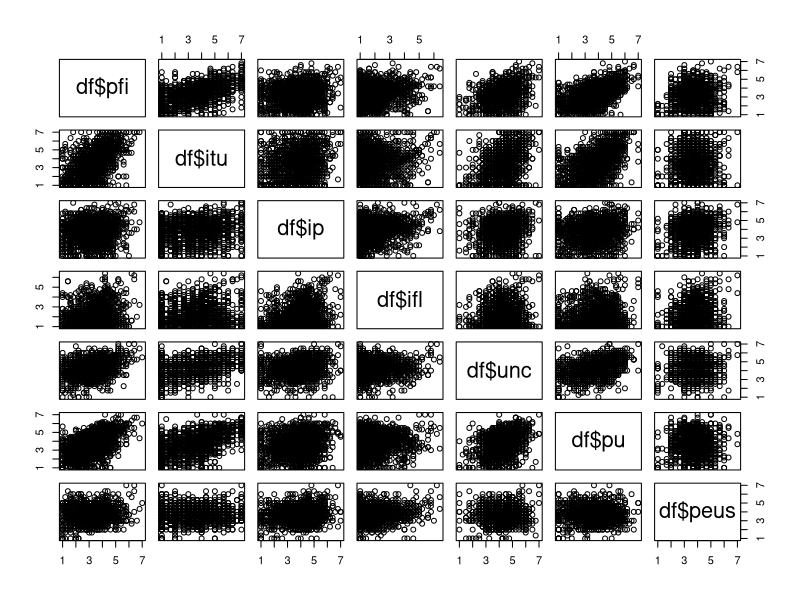
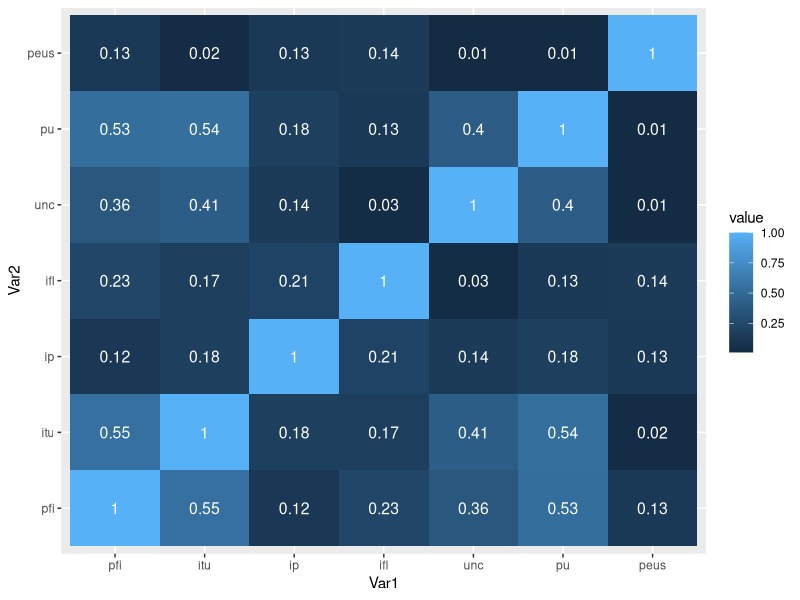
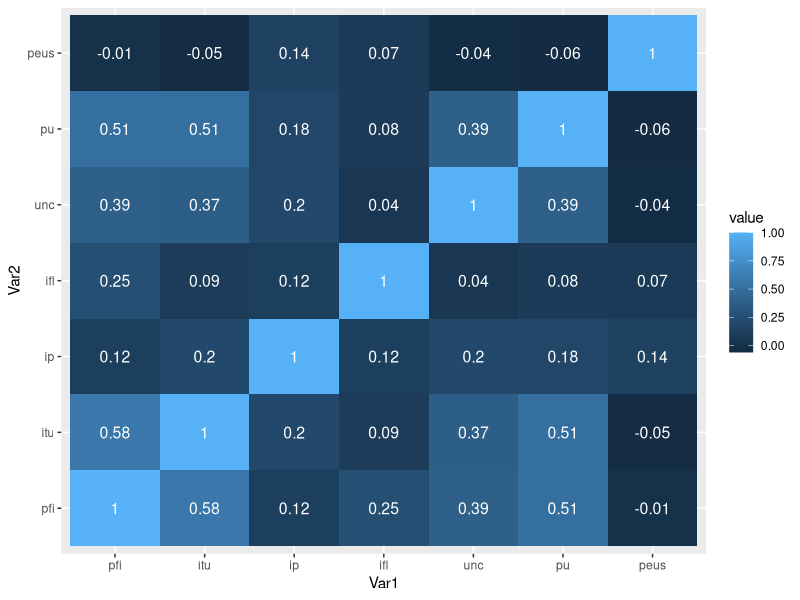
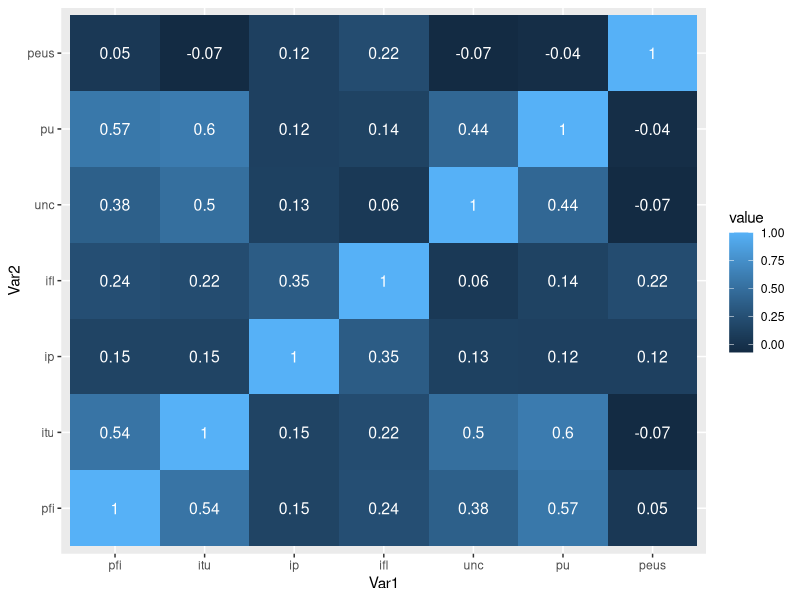
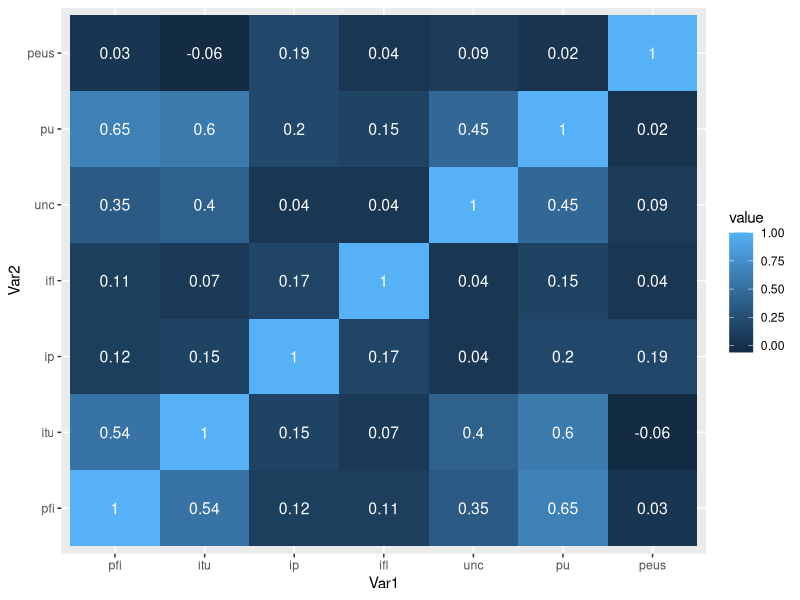
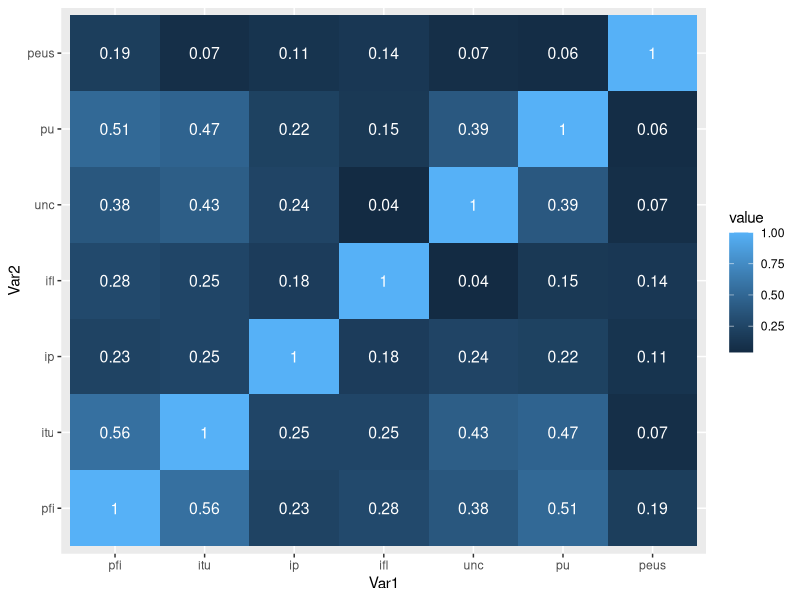

Write R code to recreate these figures, in order. (Note: this script raises an error after producing the figures.)
## ---- chunk 1
knitr::opts_chunk$set(echo = TRUE)
## ---- chunk 2
# write your code here
print("test")
df <- read.csv("mobilebanking.csv")
colnames(df)
## ---- chunk 3
pfi <- c("v3.3", "v3.4", "v3.5", "v3.6", "v3.7")
df$pfi <- rowMeans(df[, pfi])

itu <- c("v5.1", "v5.2", "v5.3")
df$itu <- rowMeans(df[, itu])

ip <- c("v6.1", "v6.2", "v6.3", "v6.4", "v6.5")
df$ip <- rowMeans(df[, ip])

ifl <- c("v6.6", "v6.7", "v6.8", "v6.9", "v6.10")
df$ifl <- rowMeans(df[, ifl])

unc <- c("v3.11", "v3.12", "v3.13", "v3.14")
df$unc <- rowMeans(df[, unc])

pu <- c("v3.1.1", "v3.1.2", "v3.1.3", "v3.1.4", "v3.1.5", "v3.1.6")
df$pu <- rowMeans(df[, pu])

peus <- c("v3.8", "v3.9", "v3.10")
df$peus <- rowMeans(df[, peus])


## ---- chunk 4
pairs(~ df$pfi + df$itu + df$ip + df$ifl + df$unc + df$pu + df$peus)
## ---- chunk 5
# use = "pairwise.complete.obs"
colnames(df)
columns<- colnames(df)[159:165]
cormat<-cor(df[,columns], use="pairwise.complete.obs")



# then use melt() from the package reshape2
# to create a dataframe, where all correlations are in the last column
library(reshape2)
library(ggplot2)
melted_cormat <- melt(round(cormat,2), na.rm = TRUE)
ggplot(data = melted_cormat, aes(x=Var1, y=Var2, fill=value)) + 
  geom_tile()+
  geom_text(aes(Var2, Var1, label = value), color = "white", size = 4)

## ---- chunk 6
# First create a correlation matrix per country for only the variables you're interested in
cormat1 <- cor(df[df$country == 1, 159:165], use="pairwise.complete.obs")
cormat2 <- cor(df[df$country == 2, 159:165], use="pairwise.complete.obs")
cormat3 <- cor(df[df$country == 3, 159:165], use="pairwise.complete.obs")
cormat4 <- cor(df[df$country == 4, 159:165], use="pairwise.complete.obs")

melted_cormat <- melt(round(cormat1,2), na.rm = TRUE)
ggplot(data = melted_cormat, aes(x=Var1, y=Var2, fill=value)) + 
  geom_tile()+
  geom_text(aes(Var2, Var1, label = value), color = "white", size = 4)

melted_cormat <- melt(round(cormat2,2), na.rm = TRUE)
ggplot(data = melted_cormat, aes(x=Var1, y=Var2, fill=value)) + 
  geom_tile()+
  geom_text(aes(Var2, Var1, label = value), color = "white", size = 4)

melted_cormat <- melt(round(cormat3,2), na.rm = TRUE)
ggplot(data = melted_cormat, aes(x=Var1, y=Var2, fill=value)) + 
  geom_tile()+
  geom_text(aes(Var2, Var1, label = value), color = "white", size = 4)

melted_cormat <- melt(round(cormat4,2), na.rm = TRUE)
ggplot(data = melted_cormat, aes(x=Var1, y=Var2, fill=value)) + 
  geom_tile()+
  geom_text(aes(Var2, Var1, label = value), color = "white", size = 4)




# melt the correlation matrix into a dataframe
# create an extra column to the melted correlation matrix indicating the country
# use `cbind` to add this country column to the melted dataframe.


# add the name "Country" to the column so that you can use this as a variable later on


# use `rbind` to add four melted dataframes of the four countries.
# this means bind by row, hence all the countries will be on top of each other
# with the column country indicating the country


# use ggplot to plot this dataframe with all the countries
# use geom_tile() you do not need to specify anything else
# use geom_text( indicate the variables you use by aes())
# use facet_wrap to create one plot for each country

## ---- chunk 7
set.seed(1234)
# write your sample() code here
# set.seed only works on the line immediately following the set.seed

# separate the train and test set using the index you created with the sample command
## ---- chunk 8
library(MASS)
# write your code here
## ---- chunk 9
# write your code here

## ---- chunk 10
# write your code here

## ---- chunk 11
# write your code here

## ---- chunk 12
# create decision boundary
mydata<-df[df$Country==1|df$Country==4,columns[c(2,3,1)]]

# generate data
N<-100
uncertainty  <- seq(min(df[,columns[2]]), max(df[,columns[2]]), length=N)
easeofuse  <- seq(min(df[,columns[3]]), max(df[,columns[3]]), length=N)
usefulness  <- seq(min(df[,columns[4]]), max(df[,columns[4]]), length=N)
image  <- seq(min(df[,columns[5]]), max(df[,columns[5]]), length=N)
intention  <- seq(min(df[,columns[6]]), max(df[,columns[6]]), length=N)
parents  <- seq(min(df[,columns[7]]), max(df[,columns[7]]), length=N)

# select two variables
newdata <- expand.grid(x=uncertainty,y=easeofuse)
colnames(newdata)<-c("uncertainty","easeofuse")

# predict values for new data & perform the lda on these two variables
mylda1 <- lda(Country~uncertainty + easeofuse, mydata)
prd    <- predict(mylda1, newdata=newdata)$class

# plot the data for two variables usefulness and image
plot(mydata[,1:2], col = mydata$Country)
points(mylda1$means, pch = "+", cex = 3, col = c("black","blue"))
contour(x = uncertainty, y = easeofuse, z = matrix(prd,N,N), 
        levels = c(1,4), add = TRUE, drawlabels = TRUE)

### do the same for qda
myqda1 <- qda(Country~uncertainty + easeofuse, mydata)
prd    <- predict(myqda1, newdata=newdata)$class

plot(mydata[,1:2], col = mydata$Country)
points(myqda1$means, pch = "+", cex = 3, col = c("black","blue"))
contour(x = uncertainty, y = easeofuse, z = matrix(prd,N,N), 
        levels = c(1,4), add = TRUE, drawlabels = TRUE)
